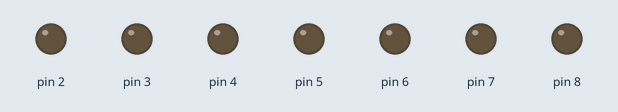
A sketch run on a simulated Arduino Uno, built with avr-gcc and run on an emulated ATmega328P. On the bench: output pins drawn as LEDs (lit = HIGH).

Above: at 0.7 s.
At 1.5 s:
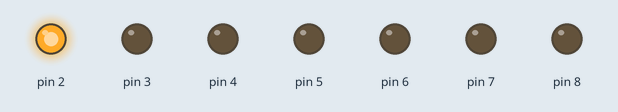
At 1.9 s:
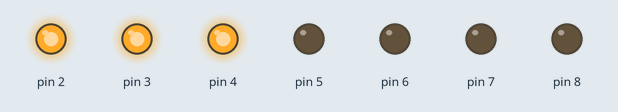
At 3.3 s:
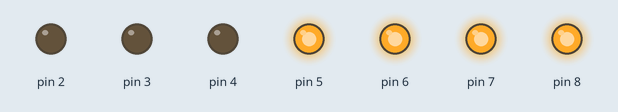
At 4.9 s:
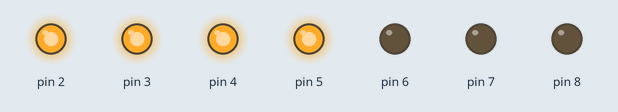
At 6.3 s:
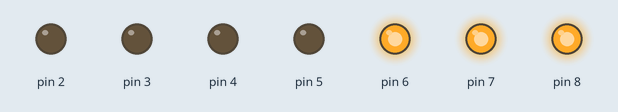
Timing chart, 0 to 6.6 s (numbered marks = the images above):
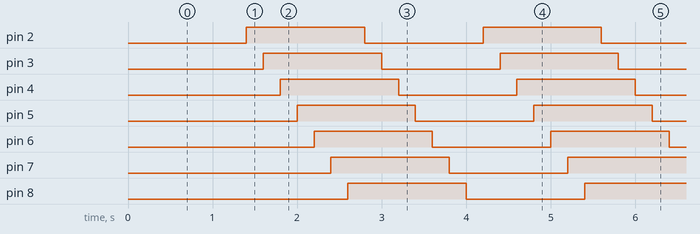

The sketch:

5_guanggao_led.ino
```cpp
int BASE=2;
int NUM=6;
void setup() {
  for (int i=BASE;i<=BASE+NUM;i++){
    pinMode(i,OUTPUT);
  }
}

void loop() {
  for (int i=BASE;i<=BASE+NUM;i++){
    digitalWrite(i,LOW);
    delay(200);
  }
  for (int i=BASE;i<=BASE+NUM;i++){
    digitalWrite(i,HIGH);
    delay(200);
  }
}
```

Measured:
- by itself, pin 2–8: alternates HIGH for 1.4 s and LOW for 1.4 s
- by itself, everything shown: repeats every 2.8 s, in 14 steps
